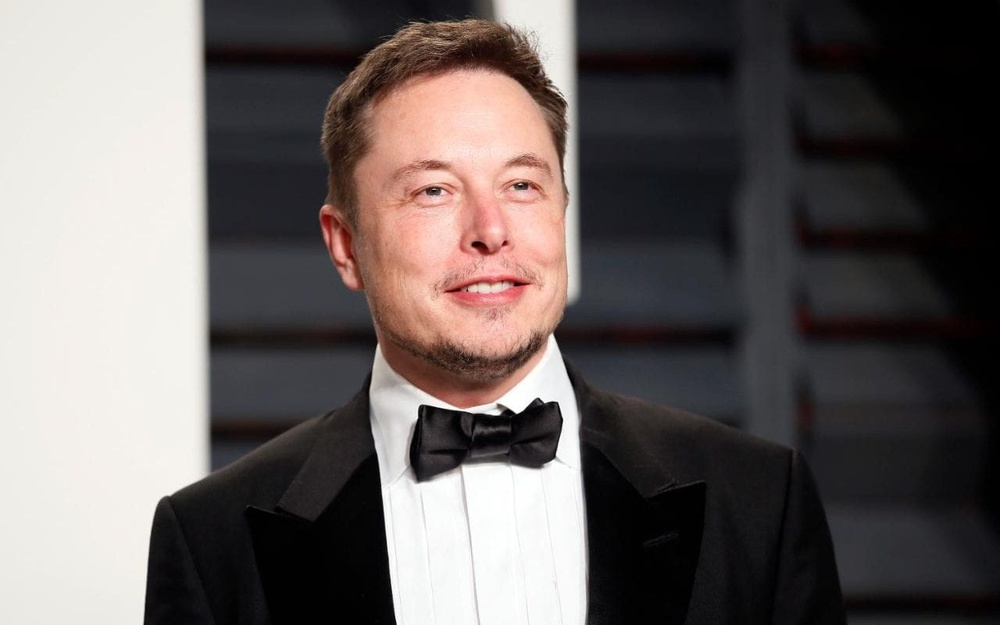
#> input picture Eigen Faces/test_elon.jpg, 1000 x 625 px, shrunk from 1280 x 800 before the run, given in place of the camera
$ python sketch.py
#> lines starting #> are read from the running program, lines starting #| are printed output that depends on the picture; after the words box and inside, x2 and y2 are one past the last pixel; in counts of white or black regions, pixels touching at a corner belong together
#> further down, frame is the input picture: shape (625, 1000, 3); mean B, G, R 95, 96.4, 103.5
import cv2
import numpy as np

def sketch(image):

	img_grey = cv2.cvtColor(frame, cv2.COLOR_BGR2GRAY)
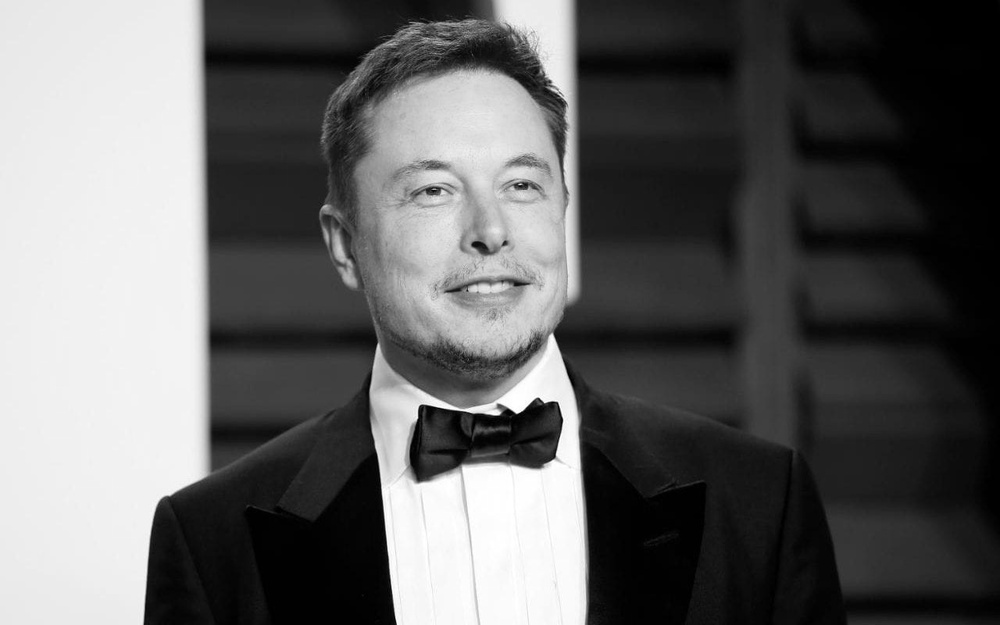
#> img_grey: shape (625, 1000); min 0, max 255, mean 98.4
	img_grey_blur = cv2.GaussianBlur(img_grey, (5,5), 0)
	canny_edges = cv2.Canny(img_grey_blur, 10, 70)
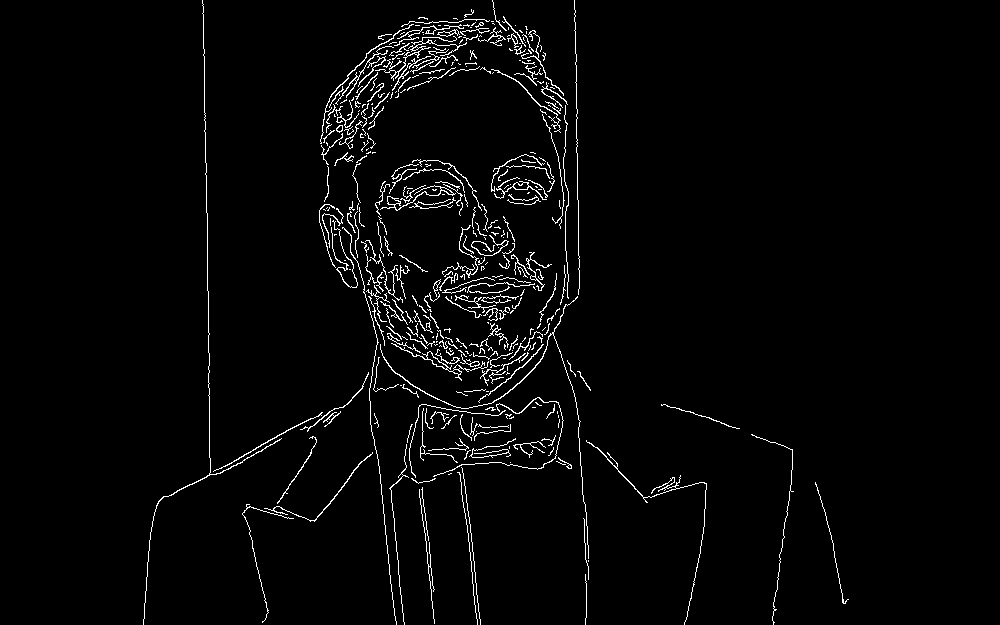
#> canny_edges: shape (625, 1000); 2.6% white in thin lines or dots, all inside (x1, y1, x2, y2) = (143, 0, 849, 625)
	ret, mask = cv2.threshold(canny_edges, 70, 255, cv2.THRESH_BINARY_INV)
	return mask


cap = cv2.VideoCapture(0)

while True:
    ret, frame = cap.read()
    cv2.imshow('Our Live Sketch', sketch(frame))
    if cv2.waitKey(1) == 13:
#> (key Esc is pressed here)
    	break


cap.release()
cv2.destroyAllWindows()

$ run again, on Eigen Faces/test_trump.jpg
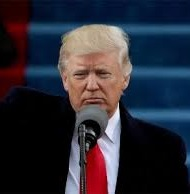
#> input picture Eigen Faces/test_trump.jpg, 190 x 194 px, given in place of the camera
#> frame is the input picture: shape (194, 190, 3); mean B, G, R 55.1, 44.2, 44.9
#> in sketch, `img_grey_blur = cv2.GaussianBlur(img_grey, (5,5), 0)`:
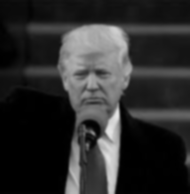
#> img_grey_blur: shape (194, 190); min 0, max 228, mean 45.6
#> in sketch, `canny_edges = cv2.Canny(img_grey_blur, 10, 70)`:
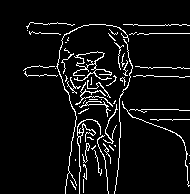
#> canny_edges: shape (194, 190); 6.5% white in thin lines or dots, all inside (x1, y1, x2, y2) = (23, 22, 190, 194)
